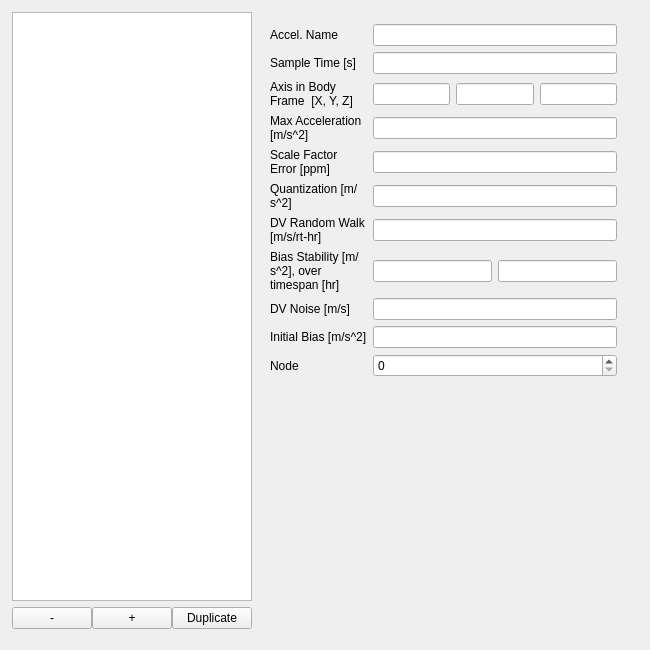
          <widget class="QWidget" name="accel">
           <attribute name="title">
            <string>Accelerometer</string>
           </attribute>
           <widget class="QWidget" name="horizontalLayoutWidget_5">
            <property name="geometry">
             <rect>
              <x>0</x>
              <y>0</y>
              <width>641</width>
              <height>641</height>
             </rect>
            </property>
            <layout class="QHBoxLayout" name="horizontalLayout_65" stretch="0,0">
             <property name="leftMargin">
              <number>12</number>
             </property>
             <property name="topMargin">
              <number>12</number>
             </property>
             <property name="rightMargin">
              <number>12</number>
             </property>
             <property name="bottomMargin">
              <number>12</number>
             </property>
             <item>
              <layout class="QVBoxLayout" name="verticalLayout_24">
               <item>
                <layout class="QVBoxLayout" name="verticalLayout_25">
                 <item>
                  <widget class="QListWidget" name="spc_cur_accel_list">
                   <property name="sizePolicy">
                    <sizepolicy hsizetype="Expanding" vsizetype="Expanding">
                     <horstretch>0</horstretch>
                     <verstretch>0</verstretch>
                    </sizepolicy>
                   </property>
                   <property name="maximumSize">
                    <size>
                     <width>1000</width>
                     <height>16777215</height>
                    </size>
                   </property>
                  </widget>
                 </item>
                 <item>
                  <layout class="QHBoxLayout" name="horizontalLayout_55">
                   <property name="spacing">
                    <number>0</number>
                   </property>
                   <item>
                    <widget class="QPushButton" name="spc_cur_accel_remove">
                     <property name="text">
                      <string>-</string>
                     </property>
                    </widget>
                   </item>
                   <item>
                    <widget class="QPushButton" name="spc_cur_accel_add">
                     <property name="text">
                      <string>+</string>
                     </property>
                    </widget>
                   </item>
                   <item>
                    <widget class="QPushButton" name="spc_cur_accel_duplicate">
                     <property name="text">
                      <string>Duplicate</string>
                     </property>
                    </widget>
                   </item>
                  </layout>
                 </item>
                </layout>
               </item>
              </layout>
             </item>
             <item>
              <layout class="QGridLayout" name="gridLayout_14">
               <property name="leftMargin">
                <number>12</number>
               </property>
               <property name="topMargin">
                <number>12</number>
               </property>
               <property name="rightMargin">
                <number>12</number>
               </property>
               <property name="bottomMargin">
                <number>12</number>
               </property>
               <item row="8" column="1">
                <widget class="QLineEdit" name="spc_cur_acc_dvnoise"/>
               </item>
               <item row="10" column="0">
                <widget class="QLabel" name="label_110">
                 <property name="text">
                  <string>Node</string>
                 </property>
                </widget>
               </item>
               <item row="2" column="0">
                <widget class="QLabel" name="label_113">
                 <property name="text">
                  <string>Axis in Body Frame  [X, Y, Z]</string>
                 </property>
                 <property name="wordWrap">
                  <bool>true</bool>
                 </property>
                </widget>
               </item>
               <item row="8" column="0">
                <widget class="QLabel" name="label_117">
                 <property name="text">
                  <string>DV Noise [m/s]</string>
                 </property>
                </widget>
               </item>
               <item row="6" column="0">
                <widget class="QLabel" name="label_115">
                 <property name="text">
                  <string>DV Random Walk [m/s/rt-hr]</string>
                 </property>
                 <property name="wordWrap">
                  <bool>true</bool>
                 </property>
                </widget>
               </item>
               <item row="5" column="1">
                <widget class="QLineEdit" name="spc_cur_acc_quant"/>
               </item>
               <item row="3" column="1">
                <widget class="QLineEdit" name="spc_cur_acc_maxacc"/>
               </item>
               <item row="0" column="1">
                <widget class="QLineEdit" name="spc_cur_acc_name"/>
               </item>
               <item row="4" column="1">
                <widget class="QLineEdit" name="spc_cur_acc_scaleerror"/>
               </item>
               <item row="10" column="1">
                <widget class="QSpinBox" name="spc_cur_acc_node"/>
               </item>
               <item row="0" column="0">
                <widget class="QLabel" name="label_22">
                 <property name="text">
                  <string>Accel. Name</string>
                 </property>
                </widget>
               </item>
               <item row="2" column="1">
                <layout class="QHBoxLayout" name="horizontalLayout_56">
                 <item>
                  <widget class="QLineEdit" name="spc_cur_acc_axis_1"/>
                 </item>
                 <item>
                  <widget class="QLineEdit" name="spc_cur_acc_axis_2"/>
                 </item>
                 <item>
                  <widget class="QLineEdit" name="spc_cur_acc_axis_3"/>
                 </item>
                </layout>
               </item>
               <item row="6" column="1">
                <widget class="QLineEdit" name="spc_cur_acc_dvrandwalk"/>
               </item>
               <item row="9" column="0">
                <widget class="QLabel" name="label_107">
                 <property name="text">
                  <string>Initial Bias [m/s^2]</string>
                 </property>
                </widget>
               </item>
               <item row="1" column="1">
                <widget class="QLineEdit" name="spc_cur_acc_samptime"/>
               </item>
               <item row="5" column="0">
                <widget class="QLabel" name="label_112">
                 <property name="text">
                  <string>Quantization [m/s^2]</string>
                 </property>
                 <property name="wordWrap">
                  <bool>true</bool>
                 </property>
                </widget>
               </item>
               <item row="7" column="0">
                <widget class="QLabel" name="label_116">
                 <property name="text">
                  <string>Bias Stability [m/s^2], over timespan [hr]</string>
                 </property>
                 <property name="wordWrap">
                  <bool>true</bool>
                 </property>
                </widget>
               </item>
               <item row="7" column="1">
                <layout class="QHBoxLayout" name="horizontalLayout_57">
                 <item>
                  <widget class="QLineEdit" name="spc_cur_acc_bias_stab"/>
                 </item>
                 <item>
                  <widget class="QLineEdit" name="spc_cur_acc_bias_tspan"/>
                 </item>
                </layout>
               </item>
               <item row="4" column="0">
                <widget class="QLabel" name="label_111">
                 <property name="text">
                  <string>Scale Factor Error [ppm]</string>
                 </property>
                 <property name="wordWrap">
                  <bool>true</bool>
                 </property>
                </widget>
               </item>
               <item row="1" column="0">
                <widget class="QLabel" name="label_108">
                 <property name="text">
                  <string>Sample Time [s]</string>
                 </property>
                </widget>
               </item>
               <item row="11" column="0">
                <spacer name="verticalSpacer_13">
                 <property name="orientation">
                  <enum>Qt::Vertical</enum>
                 </property>
                 <property name="sizeHint" stdset="0">
                  <size>
                   <width>20</width>
                   <height>40</height>
                  </size>
                 </property>
                </spacer>
               </item>
               <item row="9" column="1">
                <widget class="QLineEdit" name="spc_cur_acc_initbias"/>
               </item>
               <item row="3" column="0">
                <widget class="QLabel" name="label_114">
                 <property name="text">
                  <string>Max Acceleration [m/s^2]</string>
                 </property>
                 <property name="wordWrap">
                  <bool>true</bool>
                 </property>
                </widget>
               </item>
              </layout>
             </item>
            </layout>
           </widget>
          </widget>
